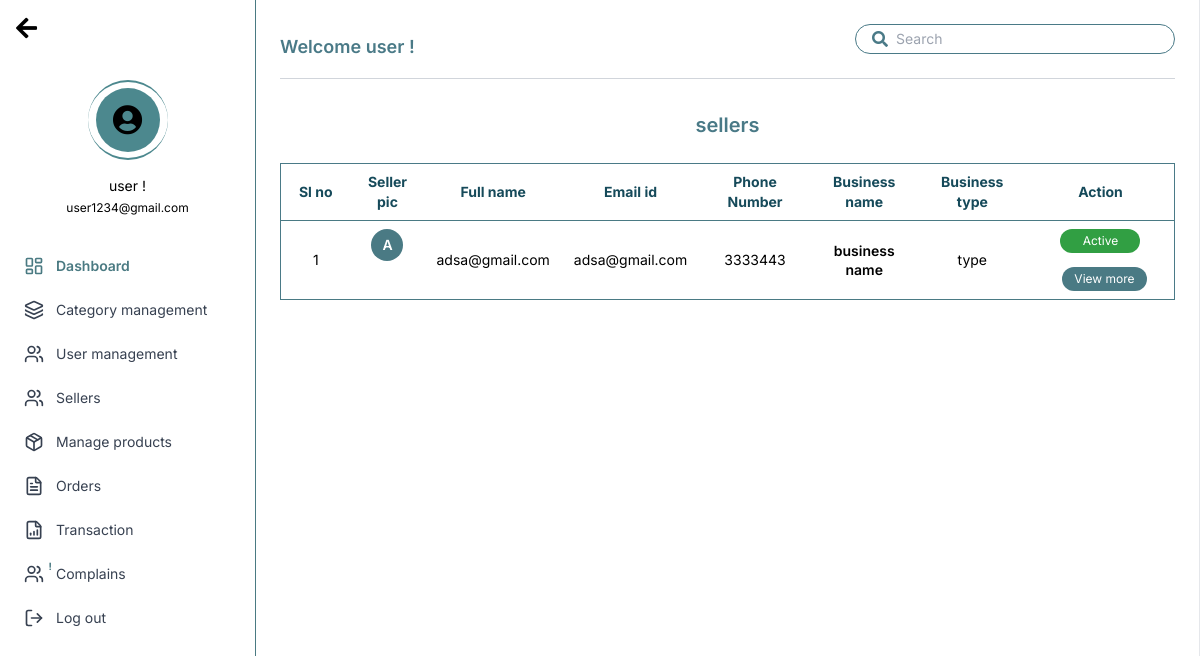
/admin_panel/sellers/, run on the app's committed database.
### seller/models.py (models this page shows, shortened)
class Seller(models.Model):
    user = models.OneToOneField(User, on_delete=models.CASCADE, related_name='seller_profile', null=True)
    phone_number = models.CharField(max_length=15)
    business_name = models.CharField(max_length=100)
    business_type = models.CharField(max_length=100)
    business_address = models.TextField()
    registration_number = models.CharField(max_length=100)
    validation_document = models.FileField(upload_to='validation_documents/')
    is_approved = models.BooleanField(default=False)
    is_rejected = models.BooleanField(default=False)
    rejection_reason = models.TextField(blank=True, null=True)

### accounts/models.py (models this page shows)
class User(AbstractUser):
    USER_TYPE_CHOICES = (
        ('admin', 'Admin'),
        ('seller', 'Seller'),
        ('buyer', 'Buyer'),
        {'delivery_agent', 'Delivery Agent'}
    )
    user_type = models.CharField(max_length=20, choices=USER_TYPE_CHOICES, default='buyer')

### admin_panel/views.py (the view)
# urls.py: path('sellers/', views.sellers_list, name='sellers-list'),
def sellers_list(request):
    sellers = Seller.objects.filter(is_approved=True)
    return render(request, 'admin_panel/sellers.html', {'sellers': sellers})

### admin_panel/templates/admin_panel/sellers.html (shortened to what this page needs)
{% extends 'admin_base.html' %}
{% block content %}
</aside>
<main class="flex-1 p-6">
  <header
    class="flex flex-col sm:flex-row justify-between items-center border-b border-gray-300 pb-2 mb-8"
  >
    <h1 class="text-[#4a7a87] font-semibold text-lg mb-3 sm:mb-0">
      Welcome user !
    </h1>
    <form class="w-full sm:w-80">
      <div
        class="flex items-center border border-[#4a7a87] rounded-full px-4 py-1 text-[#4a7a87]"
      >
        <i class="fas fa-search text-[#4a7a87]"></i>
        <input
          id="search"
          type="search"
          placeholder="Search"
          class="flex-grow bg-transparent outline-none text-sm ml-2"
        />
      </div>
    </form>
  </header>
  <section>
    <h2
      class="text-[#4a7a87] font-semibold text-xl text-center mb-6"
      style="text-transform: lowercase;"
    >
      sellers
    </h2>
    <div class="overflow-x-auto">
      <table
        class="min-w-full border border-[#4a7a87] rounded-lg text-sm text-left"
      >
        <thead>
          <tr class="text-[#164a5a] font-semibold text-center border-b border-[#4a7a84]">
            <th class="px-3 py-2 min-w-[70px]">Sl no</th>
            <th class="px-3 py-2 min-w-[60px]">Seller pic</th>
            <th class="px-3 py-2 min-w-[90px]">Full name</th>
            <th class="px-3 py-2 min-w-[110px]">Email id</th>
            <th class="px-3 py-2 min-w-[100px]">Phone Number</th>
            <th class="px-3 py-2 min-w-[90px]">Business name</th>
            <th class="px-3 py-2 min-w-[100px]">Business type</th>
            <th class="px-3 py-2 min-w-[100px]">Action</th>
          </tr>
        </thead>
<tbody class="text-black text-center">
    {% for seller in sellers %}
      <tr class="border-b border-[#4a7a84]">
        <td class="px-3 py-2 font-normal">{{ forloop.counter }}</td>
        <td class="px-3 py-2 flex justify-center">
          <div class="w-8 h-8 rounded-full bg-[#4a7a84] text-white flex items-center justify-center font-semibold">
            {{ seller.user.username|first|upper }}
          </div>
        </td>
        <td class="px-3 py-2 font-normal">{{ seller.user.username }}</td>
        <td class="px-3 py-2 font-normal leading-snug">{{ seller.user.email }}</td>
        <td class="px-3 py-2 font-normal">{{ seller.phone_number }}</td>
        <td class="px-3 py-2 font-semibold leading-snug">{{ seller.business_name }}</td>
        <td class="px-3 py-2 font-normal">{{ seller.business_type }}</td>
        <td class="px-3 py-2">
          <form method="post" action="{% url 'toggle-seller' seller.id %}" class="inline-block">
            {% if seller.user.is_active %}
              <button class="bg-[#319F43] text-white text-xs rounded-full px-3 py-1 w-[80px]">Active</button>
            {% else %}
              <button class="bg-[#E33629] text-white text-xs rounded-full px-3 py-1 w-[80px]">Deactive</button>
            {% endif %}
          </form>
          <a href="{% url 'seller_view' seller_id=seller.id %}" class="inline-block ml-2">
            <button class="bg-[#4a7a84] text-white text-xs rounded-full px-3 py-1">View more</button>
          </a>
        </td>
      </tr>
    {% endfor %}
  </tbody>
</table>
</div>
</section>
</main>
</div>
  {% endblock content %}

### templates/admin_base.html (style rules this page uses)
body { font-family: "Inter", sans-serif; }

### data on the page
Seller: user.username|first "A", user.username "adsa@gmail.com", user.email "adsa@gmail.com", phone_number "3333443", business_name "business name", business_type "type", shows "Active"
